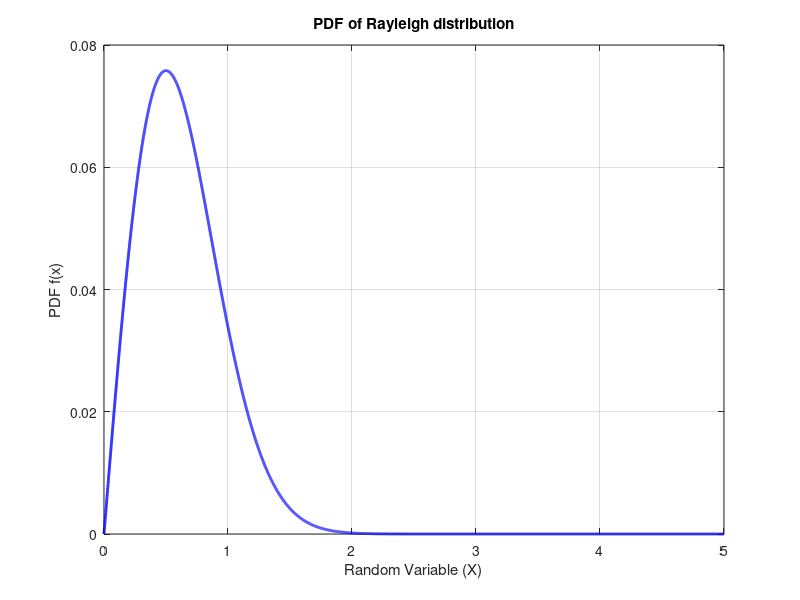
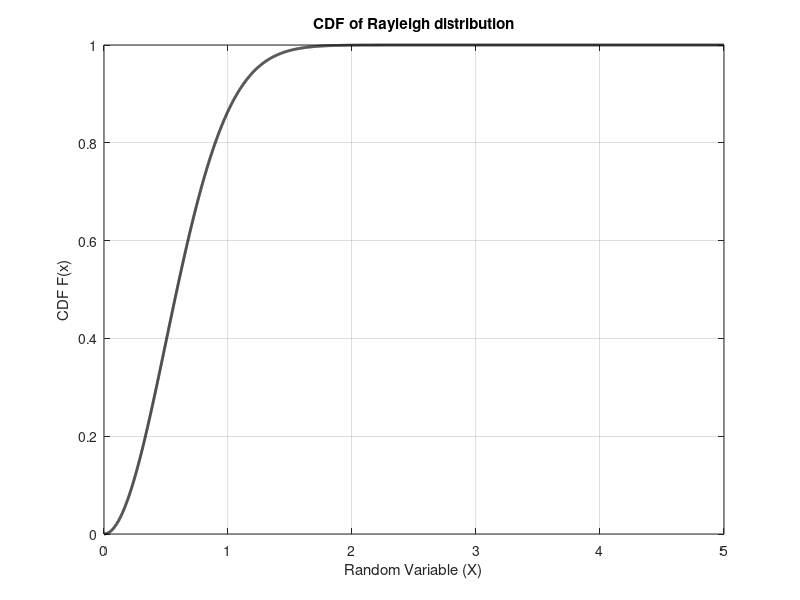

The MATLAB source for these figures, in order:
%Name : Mohit Kumar
%College : Indian Institute Of Information Technolgy , Nagpur
%write a matlab programme generate tambola ticket
%created by : BT21ECE091

clc;
%define parameters of Rayleigh distribution
sigma=2;
% genrating random samples
sample_size=10000;
%calc pdf,cdf
x=linspace(0,5,10000);
pdf_values=((x./sigma^2).*exp(-x.^2/2*sigma^2));
cdf_values=1-exp((-x.^2)/2*sigma^2);
%plot pdf
figure;
plot(x,pdf_values,'b-','LineWidth',2);
title('PDF of Rayleigh distribution');
xlabel('Random Variable (X)');
ylabel('PDF f(x)');
grid on;
%plot cdf
figure;
plot(x,cdf_values,'k-','LineWidth',2);
title('CDF of Rayleigh distribution');
xlabel('Random Variable (X)');
ylabel('CDF F(x)');
grid on;
